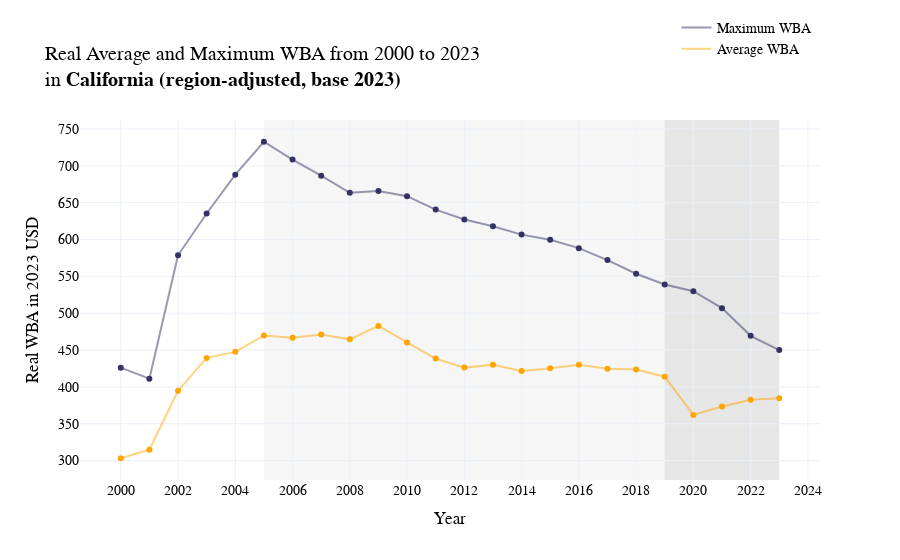

Notebook cell for this chart:
### Code cell
pio.templates.default = 'plotly_white'

fig1 = px.line(data_frame = ca_realwba_trend, 
             x = "Year", 
             y = "Real Average WBA (regional, 2023 base)",
            title="Line with Legend Label")
fig1.update_traces(line=dict(color = 'rgba(255, 165, 0,0.5)'), name="Average WBA", showlegend=True)

fig2 = px.scatter(data_frame = ca_realwba_trend, 
                x = "Year", 
                y = "Real Average WBA (regional, 2023 base)",
                color_discrete_sequence=["orange"])

fig3 = px.line(data_frame = ca_realwba_trend, 
             x = "Year", 
             y = "Real Maximum WBA (regional, 2023 base)")
fig3.update_traces(line=dict(color = 'rgba(50,50,100,0.5)'), name="Maximum WBA", showlegend=True)

fig4= px.scatter(data_frame = ca_realwba_trend, 
                x = "Year", 
                y = "Real Maximum WBA (regional, 2023 base)",
                color_discrete_sequence=["rgb(50,50,100)"])

fig1 = go.Figure(data=fig3.data + fig4.data + fig1.data + fig2.data)
fig1.update_layout(title_text="Real Average and Maximum WBA from 2000 to 2023 <br>in <b>California (region-adjusted, base 2023)</b>",
                   xaxis_title="Year", yaxis_title="Real WBA in 2023 USD",
                   font=dict(
                        family="Cambria",  
                        size=14,         
                        color="black",
                    ),
                   xaxis=dict(
                        tickmode='linear',   
                        tick0=2000,          
                        dtick=2              
                    ),
                   yaxis=dict(
                        tick0=200,          
                        dtick=50 
                    ),
                   legend=dict(
                        orientation="v",     
                        x=0.9,
                        xanchor="center",
                        y=1.3
                    )
                  )
fig1.add_shape(
    type="rect",
    x0=2019, x1=2023,  
    y0=0, y1=1,         
    xref="x",
    yref="paper",     
    fillcolor="gray",
    opacity=0.2,
    layer="below",    
    line_width=0
)
fig1.add_shape(
    type="rect",
    x0=2005, x1=2019,  
    y0=0, y1=1,         
    xref="x",
    yref="paper",     
    fillcolor="lightgray",
    opacity=0.2,
    layer="below",    
    line_width=0
)

fig1.show()

### Figure 1 — Plotly figure (JSON) as saved in the notebook; plotly's stock layout.template omitted (floating-point values rounded to 4 significant figures)
{"data": [{"hovertemplate": "Year=%{x}<br>Real Maximum WBA (regional, 2023 base)=%{y}<extra></extra>", "legendgroup": "", "line": {"color": "rgba(50,50,100,0.5)", "dash": "solid"}, "marker": {"symbol": "circle"}, "mode": "lines", "name": "Maximum WBA", "orientation": "v", "showlegend": true, "type": "scatter", "x": [2000, 2001, 2002, 2003, 2004, 2005, 2006, 2007, 2008, 2009, 2010, 2011, 2012, 2013, 2014, 2015, 2016, 2017, 2018, 2019, 2020, 2021, 2022, 2023], "xaxis": "x", "y": [426.1, 411.1, 578.6, 635.3, 687.9, 732.7, 708.4, 686.6, 663.5, 666.0, 658.8, 640.6, 627.1, 617.9, 606.6, 599.7, 588.3, 572.1, 553.5, 539.0, 529.8, 506.9, 469.3, 450], "yaxis": "y"}, {"hovertemplate": "Year=%{x}<br>Real Maximum WBA (regional, 2023 base)=%{y}<extra></extra>", "legendgroup": "", "marker": {"color": "rgb(50,50,100)", "symbol": "circle"}, "mode": "markers", "name": "", "orientation": "v", "showlegend": false, "type": "scatter", "x": [2000, 2001, 2002, 2003, 2004, 2005, 2006, 2007, 2008, 2009, 2010, 2011, 2012, 2013, 2014, 2015, 2016, 2017, 2018, 2019, 2020, 2021, 2022, 2023], "xaxis": "x", "y": [426.1, 411.1, 578.6, 635.3, 687.9, 732.7, 708.4, 686.6, 663.5, 666.0, 658.8, 640.6, 627.1, 617.9, 606.6, 599.7, 588.3, 572.1, 553.5, 539.0, 529.8, 506.9, 469.3, 450], "yaxis": "y"}, {"hovertemplate": "Year=%{x}<br>Real Average WBA (regional, 2023 base)=%{y}<extra></extra>", "legendgroup": "", "line": {"color": "rgba(255, 165, 0,0.5)", "dash": "solid"}, "marker": {"symbol": "circle"}, "mode": "lines", "name": "Average WBA", "orientation": "v", "showlegend": true, "type": "scatter", "x": [2000, 2001, 2002, 2003, 2004, 2005, 2006, 2007, 2008, 2009, 2010, 2011, 2012, 2013, 2014, 2015, 2016, 2017, 2018, 2019, 2020, 2021, 2022, 2023], "xaxis": "x", "y": [303.2, 314.8, 394.9, 439.4, 447.5, 469.8, 466.8, 471.0, 464.5, 482.8, 460.4, 438.4, 426.2, 430.0, 421.7, 425.2, 430.0, 424.5, 423.5, 413.8, 362.0, 373.3, 382.6, 384.6], "yaxis": "y"}, {"hovertemplate": "Year=%{x}<br>Real Average WBA (regional, 2023 base)=%{y}<extra></extra>", "legendgroup": "", "marker": {"color": "orange", "symbol": "circle"}, "mode": "markers", "name": "", "orientation": "v", "showlegend": false, "type": "scatter", "x": [2000, 2001, 2002, 2003, 2004, 2005, 2006, 2007, 2008, 2009, 2010, 2011, 2012, 2013, 2014, 2015, 2016, 2017, 2018, 2019, 2020, 2021, 2022, 2023], "xaxis": "x", "y": [303.2, 314.8, 394.9, 439.4, 447.5, 469.8, 466.8, 471.0, 464.5, 482.8, 460.4, 438.4, 426.2, 430.0, 421.7, 425.2, 430.0, 424.5, 423.5, 413.8, 362.0, 373.3, 382.6, 384.6], "yaxis": "y"}], "layout": {"autosize": true, "font": {"color": "black", "family": "Cambria", "size": 14}, "legend": {"orientation": "v", "x": 0.9, "xanchor": "center", "y": 1.3}, "shapes": [{"fillcolor": "gray", "layer": "below", "line": {"width": 0}, "opacity": 0.2, "type": "rect", "x0": 2019, "x1": 2023, "xref": "x", "y0": 0, "y1": 1, "yref": "paper"}, {"fillcolor": "lightgray", "layer": "below", "line": {"width": 0}, "opacity": 0.2, "type": "rect", "x0": 2005, "x1": 2019, "xref": "x", "y0": 0, "y1": 1, "yref": "paper"}], "title": {"text": "Real Average and Maximum WBA from 2000 to 2023 <br>in <b>California (region-adjusted, base 2023)</b>"}, "xaxis": {"autorange": true, "dtick": 2, "range": [1999.0, 2024.0], "tick0": 2000, "tickmode": "linear", "title": {"text": "Year"}, "type": "linear"}, "yaxis": {"autorange": true, "dtick": 50, "range": [267.7, 768.1], "tick0": 200, "title": {"text": "Real WBA in 2023 USD"}, "type": "linear"}}}
